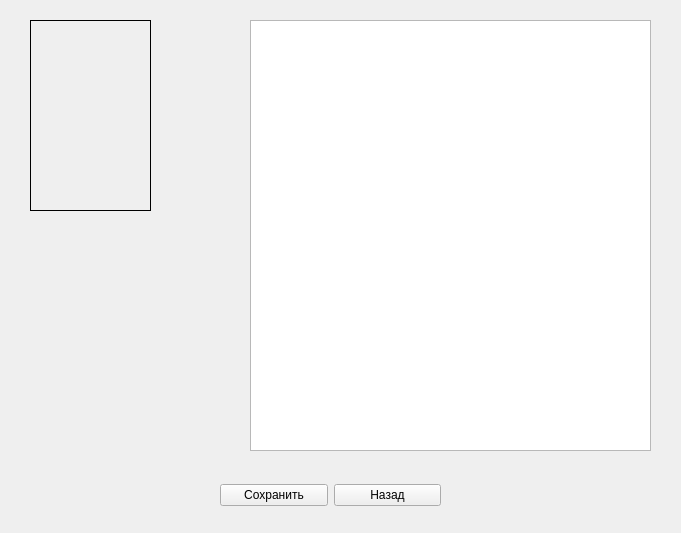
<?xml version="1.0" encoding="UTF-8"?>
<ui version="4.0">
 <class>SaveaddFilm</class>
 <widget class="QWidget" name="SaveaddFilm">
  <property name="geometry">
   <rect>
    <x>0</x>
    <y>0</y>
    <width>681</width>
    <height>533</height>
   </rect>
  </property>
  <property name="windowTitle">
   <string>Сохранение нового фильма</string>
  </property>
  <property name="windowIcon">
   <iconset resource="resource.qrc">
    <normaloff>:/rec/img/inkognito.jpg</normaloff>:/rec/img/inkognito.jpg</iconset>
  </property>
  <widget class="QTextEdit" name="textEdit">
   <property name="geometry">
    <rect>
     <x>250</x>
     <y>20</y>
     <width>401</width>
     <height>431</height>
    </rect>
   </property>
  </widget>
  <widget class="QLabel" name="label">
   <property name="geometry">
    <rect>
     <x>30</x>
     <y>20</y>
     <width>121</width>
     <height>191</height>
    </rect>
   </property>
   <property name="frameShape">
    <enum>QFrame::Panel</enum>
   </property>
   <property name="text">
    <string/>
   </property>
  </widget>
  <widget class="QWidget" name="">
   <property name="geometry">
    <rect>
     <x>220</x>
     <y>480</y>
     <width>221</width>
     <height>30</height>
    </rect>
   </property>
   <layout class="QHBoxLayout" name="horizontalLayout">
    <item>
     <widget class="QPushButton" name="pushButton">
      <property name="text">
       <string>Сохранить</string>
      </property>
     </widget>
    </item>
    <item>
     <widget class="QPushButton" name="pushButton_2">
      <property name="text">
       <string>Назад</string>
      </property>
     </widget>
    </item>
   </layout>
  </widget>
 </widget>
 <resources>
  <include location="resource.qrc"/>
 </resources>
 <connections/>
</ui>
